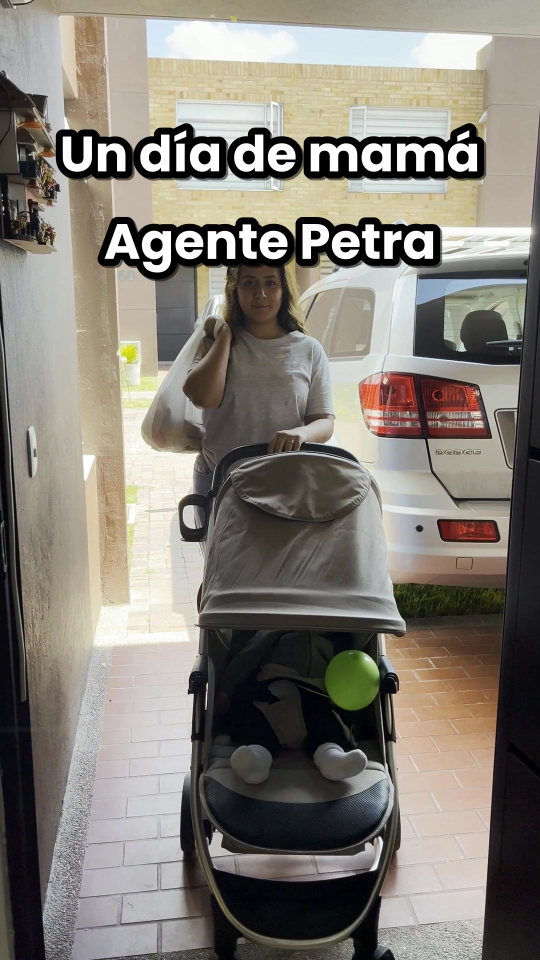
#> input picture 2026-11-18/asi-es-mi-dia-agente-petra.jpg, 1080 x 1920 px (shown at 1/2 size)
$ python -i postcard.py   (imports and definitions only)
#> lines starting #> are read from the running program, lines starting #| are printed output that depends on the picture
"""Plantilla «Petra Postcard» v4: cifras contador detrás de la persona, íconos 3D con rebote,
tarjetas tipo app y tarjeta final. Lee un video 1080x1920 sin audio y escribe otro con los gráficos.

Claves del trabajo:
  big:   [{text:"$50.000", t0, t1, y, size, label:"por cada visita"}]  la cifra cuenta desde 0
  icons: [{name, t0, t1, side:left|right|center}]   usa icons3d/<name>.png (si no existe, icons/)
  cards: [{t0, t1, icon, title, sub, estilo:"app"|"notif", y}]  tarjetas tipo app / notificación Petra
  end:   {t0, title, sub}
"""
import json, os, re, subprocess, sys, math
from PIL import Image, ImageDraw, ImageFont, ImageFilter
from rembg import new_session, remove

W, H, FPS = 1080, 1920, 30
KIT = os.path.dirname(os.path.abspath(__file__))
F = KIT + "/fonts/"
ROSA, ROSA_OSC, VERDE = (255, 92, 147), (190, 30, 95), (46, 204, 113)
# [1 line not run here, left out]
# [1 line that did not run here, left out]
# [1 line that did not run here, left out]

def font(name, size):
    p = F + f"Poppins-{name}.ttf"
    return ImageFont.truetype(p if os.path.exists(p) else F + "Poppins-Bold.ttf", size)

def load_icons(d):
    p = f"{KIT}/{d}"
    return {os.path.splitext(n)[0]: Image.open(f"{p}/{n}").convert("RGBA") for n in os.listdir(p)} if os.path.isdir(p) else {}
ICON2D, ICON3D = load_icons("icons"), load_icons("icons3d")
def icon(name):
    return ICON3D.get(name) or ICON2D.get(name) or ICON3D["sparkles"]

def clamp(x): return max(0.0, min(1.0, x))
def ease(x): x = clamp(x); return 1 - (1 - x) ** 3
def back(x, s=1.9):  # entra pasándose un poco y vuelve (rebote)
    x = clamp(x); x -= 1; return x * x * ((s + 1) * x + s) + 1

def shadow(img, r=18, off=(0, 14), a=0.45):
    """Devuelve img con sombra suave debajo (lienzo más grande)."""
    pad = r * 3
    can = Image.new("RGBA", (img.width + pad * 2, img.height + pad * 2), (0, 0, 0, 0))
    sh = Image.new("RGBA", img.size, (0, 0, 0, 255)); sh.putalpha(img.getchannel("A").point(lambda p: int(p * a)))
    can.alpha_composite(sh, (pad + off[0], pad + off[1])); can = can.filter(ImageFilter.GaussianBlur(r))
    can.alpha_composite(img, (pad, pad)); return can, pad

def fade(img, a):
    if a >= 1: return img
    img = img.copy(); img.putalpha(img.getchannel("A").point(lambda p: int(p * a))); return img

# ---------- cifra contador ----------
# [53 lines left out: functions fmt_count, big_layer, pill, not called in this run]

# ---------- íconos 3D ----------
_icache = {}
# [16 lines left out: function icon_layer, not called in this run]

# ---------- tarjetas tipo app ----------
_ccache = {}
# [61 lines left out: functions make_card, card_layer, end_card, not called in this run]

# [1 line that did not run here, left out]
# [3 lines that did not run here, left out]
i, last_mask, last_mask_i = 0, None, -99
# [25 lines not run here, left out]

>>> import cv2
>>> picture = cv2.imread('../2026-11-18/asi-es-mi-dia-agente-petra.jpg', cv2.IMREAD_GRAYSCALE)
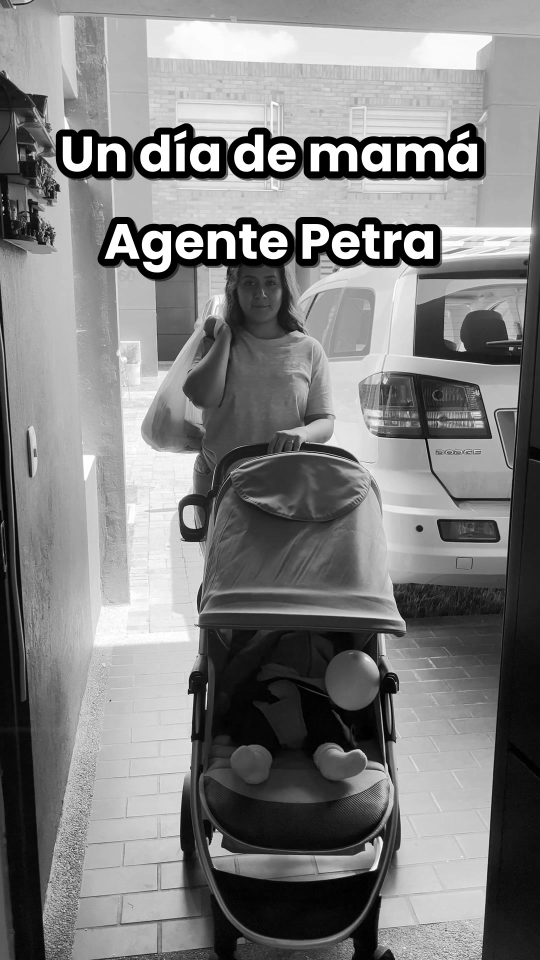
#> picture: shape (1920, 1080) (shown at 1/2 size); min 0, max 255, mean 128.6
>>> result = shadow(picture)
#> (the run stopped early here; a loop or call above may not have finished)

$ run again, on 2026-11-18/cuanto-me-pagan-por-visita-v4.jpg
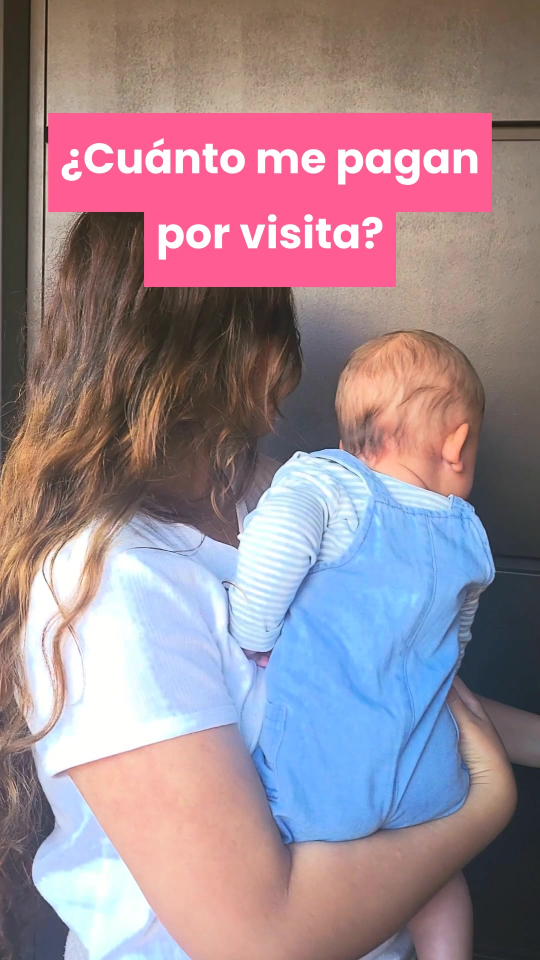
#> input picture 2026-11-18/cuanto-me-pagan-por-visita-v4.jpg, 1080 x 1920 px (shown at 1/2 size)
#> `picture = cv2.imread('../2026-11-18/asi-es-mi-dia-agente-petra.jpg', c..`:
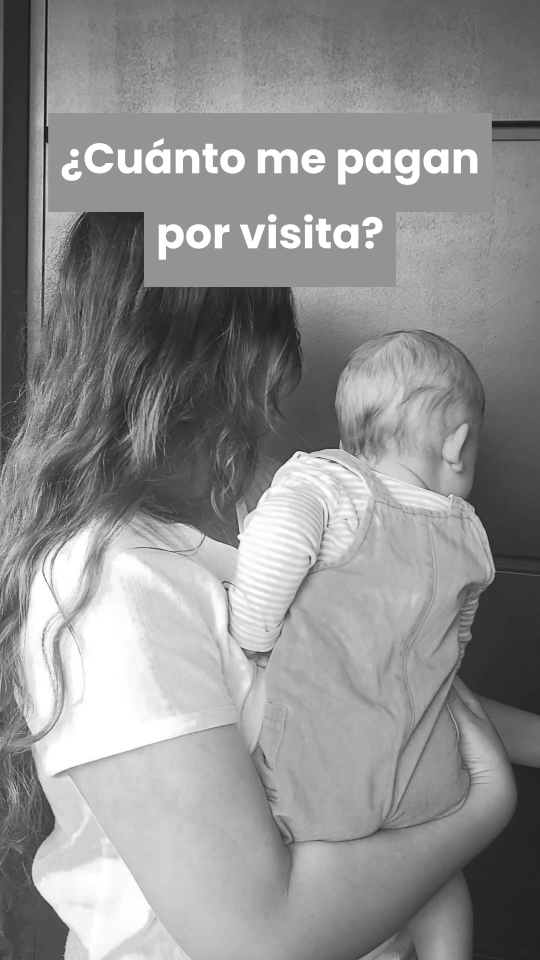
#> picture: shape (1920, 1080) (shown at 1/2 size); min 13, max 255, mean 143.2

$ run again, on 2026-11-18/cuanto-me-pagan-por-visita.jpg
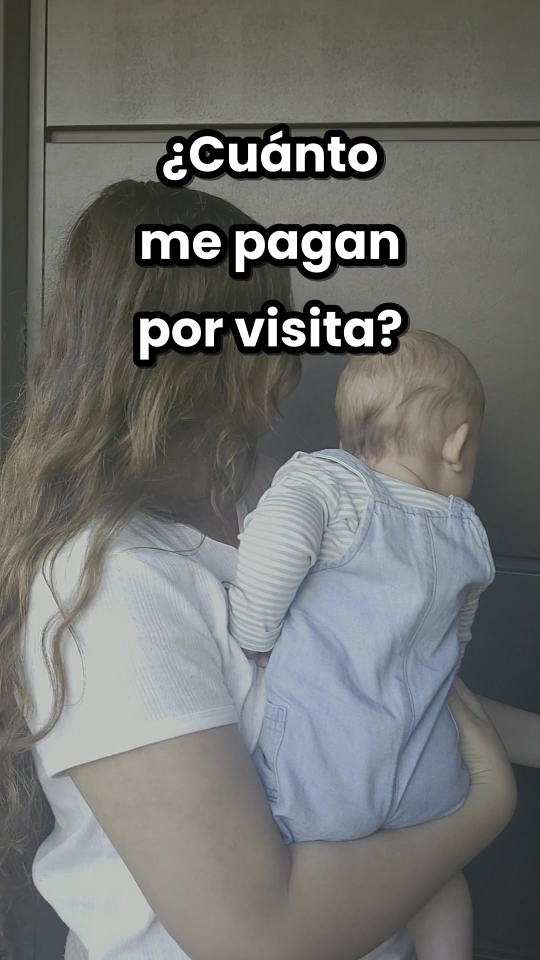
#> input picture 2026-11-18/cuanto-me-pagan-por-visita.jpg, 1080 x 1920 px (shown at 1/2 size)
#> `picture = cv2.imread('../2026-11-18/asi-es-mi-dia-agente-petra.jpg', c..`:
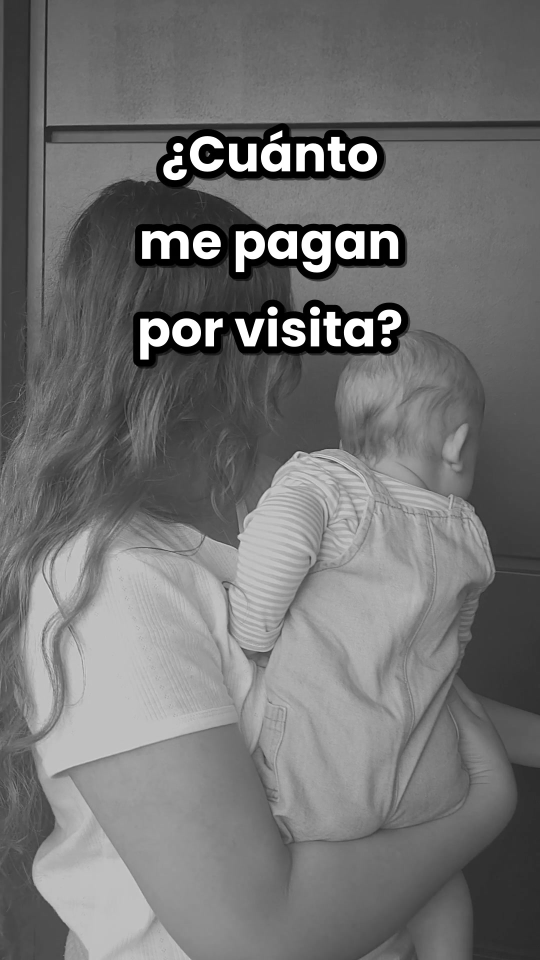
#> picture: shape (1920, 1080) (shown at 1/2 size); min 0, max 255, mean 114

$ run again, on 2026-11-18/diciembre-llego-con-gastos-v4.jpg
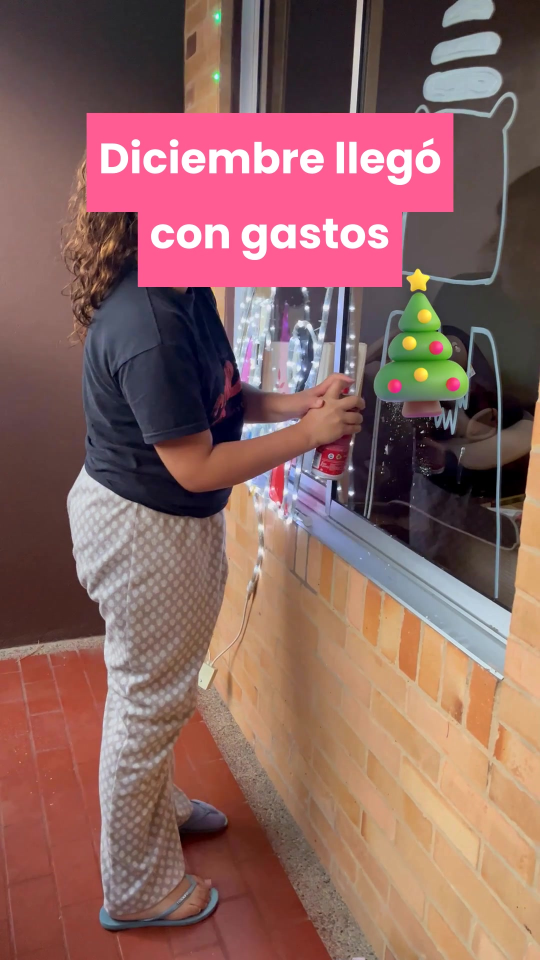
#> input picture 2026-11-18/diciembre-llego-con-gastos-v4.jpg, 1080 x 1920 px (shown at 1/2 size)
#> `picture = cv2.imread('../2026-11-18/asi-es-mi-dia-agente-petra.jpg', c..`:
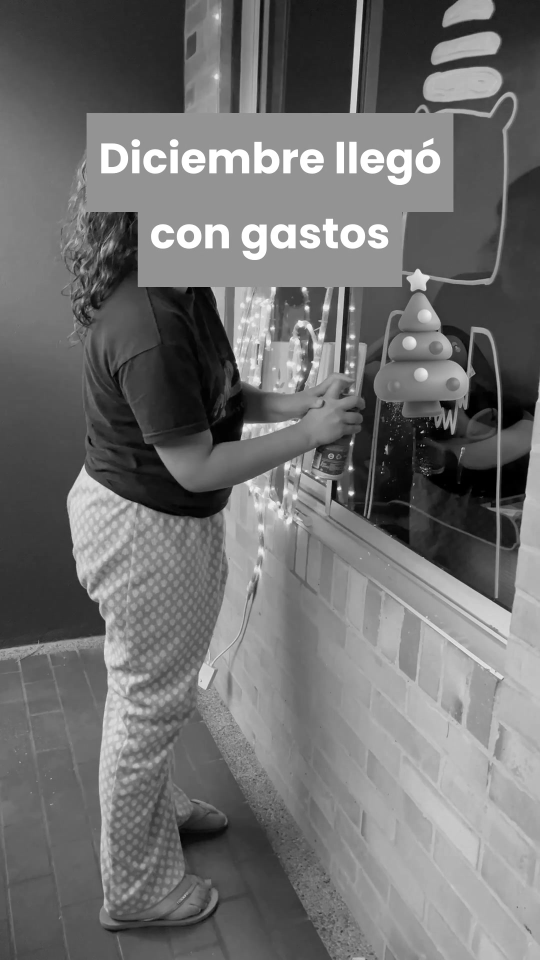
#> picture: shape (1920, 1080) (shown at 1/2 size); min 0, max 255, mean 111.6
